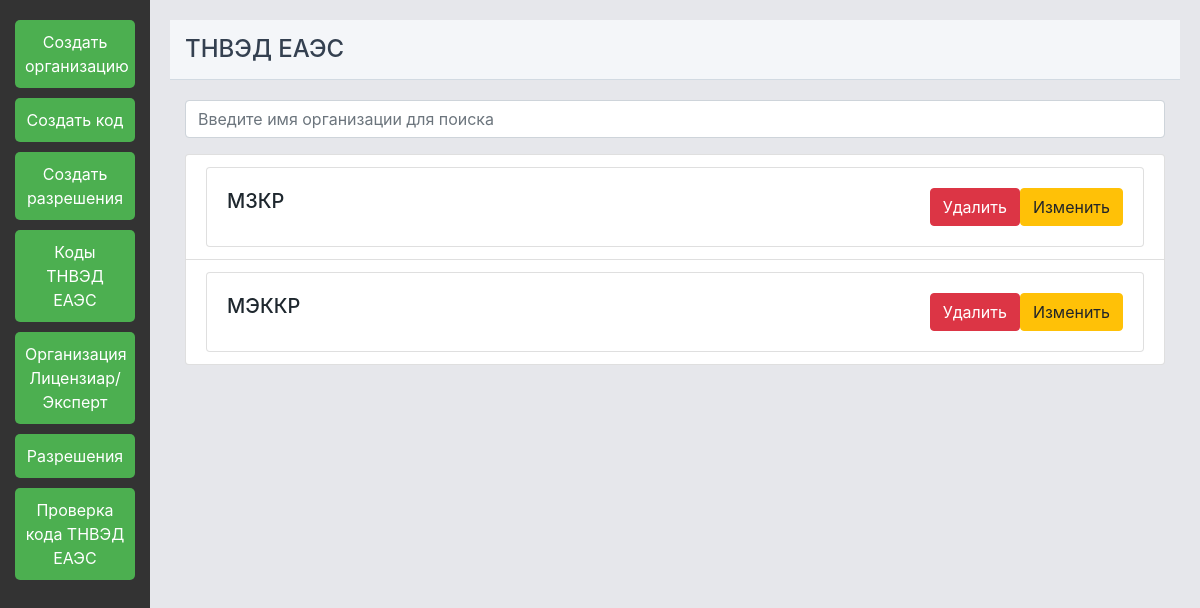
/organizations/, run on an earlier commit of the app's database.
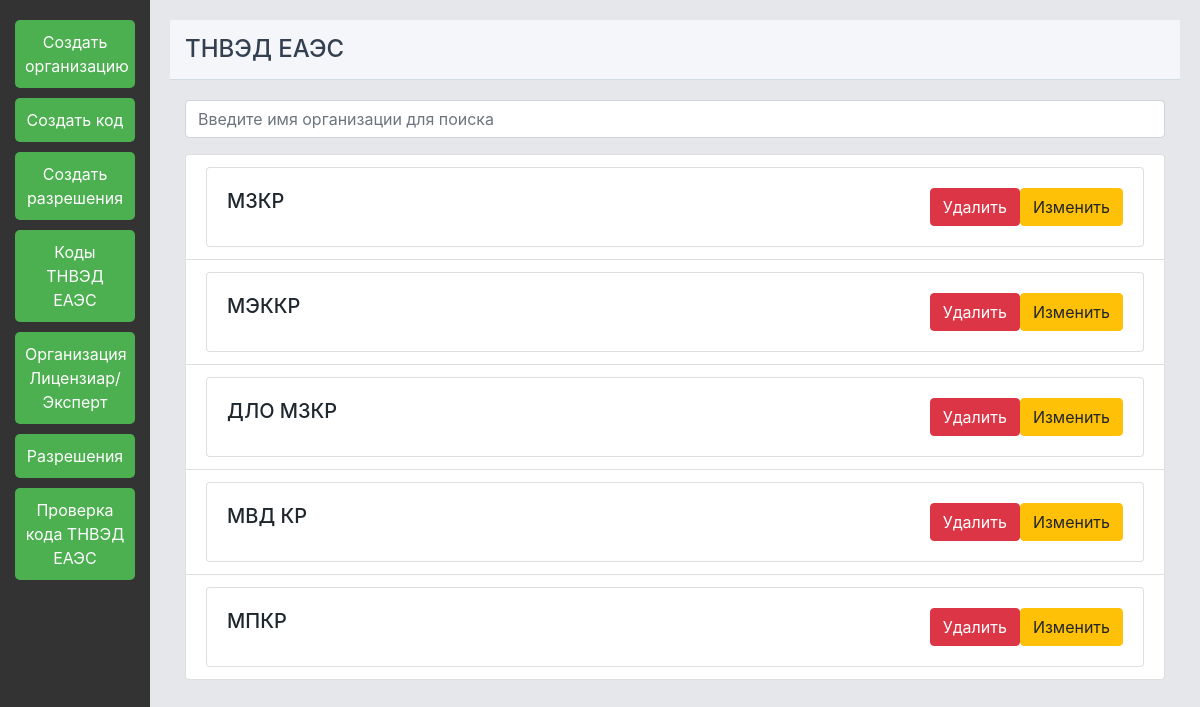
And on a later commit of the database.
### tnvedcode/models.py (models this page shows, shortened)
class Organization(models.Model):
    name = models.CharField(max_length=100, unique=True, verbose_name='Название организации')

### tnvedcode/views.py (the view)
# urls.py: path('organizations/', views.all_оrganizations, name='all_оrganizations'),
def all_оrganizations(request):
    organizations = Organization.objects.all()
    return render(request, 'tnvedcode/all_organizations.html', {'organizations': organizations})

### templates/tnvedcode/all_organizations.html (shortened to what this page needs)
{% extends 'base.html' %}
{% block content %}
    <div class="container">
        <div class="mb-3">
            <input type="text" id="searchInput" class="form-control" placeholder="Введите имя организации для поиска">
        </div>
     <ul class="list-group" id="organizationList">
            {% for organization in organizations %}
                <li class="list-group-item">
                    <div class="card">
                        <div class="card-body d-flex justify-content-between align-items-center">
                            <h5 class="card-title">{{ organization.name }}</h5>
                            <div class="d-flex">
                                <div class="btn-group" role="group">
                                    <form method="post" action="{% url 'delete_organization' name=organization.name %}">
                                        <button type="submit" class="btn btn-danger">Удалить</button>
                                    </form>
                                    <form method="post" action="{% url 'update_organization' name=organization.name %}">
                                        <button type="submit" class="btn btn-warning">Изменить</button>
                                    </form>
                                </div>
                            </div>
                        </div>
                    </div>
                </li>
            {% endfor %}
        </ul>
    </div>
{% endblock %}

What changed in the data, as far as the page shows it:
added Organization: name "ДЛО МЗКР"
added Organization: name "МВД КР"
added Organization: name "МПКР"
